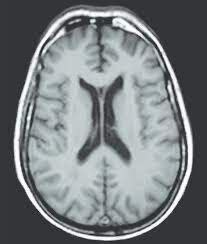
%> input picture brain.jpg, 207 x 244 px
$ octave lab4homework.m   (GNU Octave 9; MATLAB toolbox functions it lacks are replaced by stand-ins)
%> lines starting %> are read from the running program, lines starting %| are printed output that depends on the picture; in (x1, y1, x2, y2) boxes, pixels count from 0 and x2, y2 are one past the last pixel; in counts of white or black regions, pixels touching at a corner belong together; the program's own positions count from 1
% Read the image
img = imread('brain.jpg');
%> img is the input picture: size 244x207x3 uint8; mean R, G, B 120.6, 125.5, 128.6
% Convert to grayscale if needed
if ndims(img) == 3
    img_gray = rgb2gray(img);
else
    img_gray = img;
end
% Apply filtering to reduce noise
img_filt = imgaussfilt(img_gray, 2);
% Compute the gradient magnitude
gmag = imgradient(img_filt);
% Compute foreground markers using morphological operations
se = strel('disk', 3);
opened = imopen(img_filt, se);
reconstructed = imreconstruct(imerode(img_filt, se), img_filt);
fgm = imregionalmax(reconstructed);
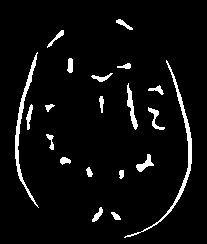
%> fgm: size 244x207 logical; 5% white; 20 white regions, largest, box (x1, y1, x2, y2) and area: (124, 60, 192, 238) 636, (15, 52, 39, 208) 553, (127, 83, 138, 130) 193

% Compute background markers
bw = imbinarize(img_filt);
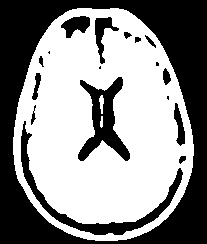
%> bw: size 244x207 logical; 55.5% white; 18 black regions (4 under 20 px), largest, box (x1, y1, x2, y2) and area: (0, 0, 207, 244) 17202, (21, 121, 183, 235) 1974, (78, 77, 130, 161) 1797
D = bwdist(~bw);
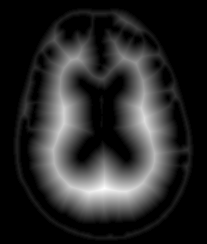
%> D: size 244x207 single; min 0, max 34.71, mean 5.8; drawn with min black and max white
DL = watershed(D);
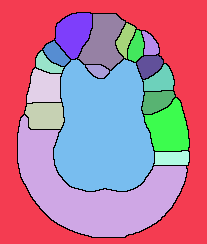
%> DL: size 244x207 uint8; 19 distinct labels, from 0 to 18; one colour per label, 0 black
bgm = DL == 0;
%> bgm: size 244x207 logical; 3.8% white in thin lines or dots, all inside (x1, y1, x2, y2) = (17, 12, 190, 238)
% Modify gradient image so watershed lines are forced at background markers
gmag_mod = imimposemin(gmag, bgm | fgm);
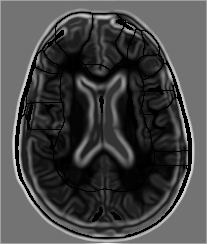
%> gmag_mod: size 244x207 double; 7.98% of the values are NaN or infinite; the others: min 0.34, max 340.3, mean 102.2; drawn with min black, max white, NaN and infinite black
% Apply watershed transform
L = watershed(gmag_mod);
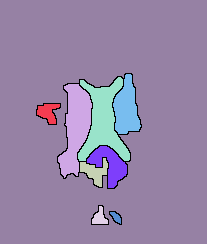
%> L: size 244x207 uint8; 10 distinct labels, from 0 to 9; one colour per label, 0 black
% Visualize results
Lrgb = label2rgb(L);
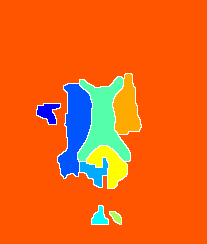
%> Lrgb: size 244x207x3 uint8; mean R, G, B 235, 100.5, 25.3
figure;
subplot(2,2,1), imshow(img), title('Original Image');
subplot(2,2,2), imshow(gmag, []), title('Gradient Magnitude');
subplot(2,2,3), imshow(gmag_mod, []), title('Modified Gradient with Markers');
subplot(2,2,4), imshow(Lrgb), title('Watershed Segmentation Result');
